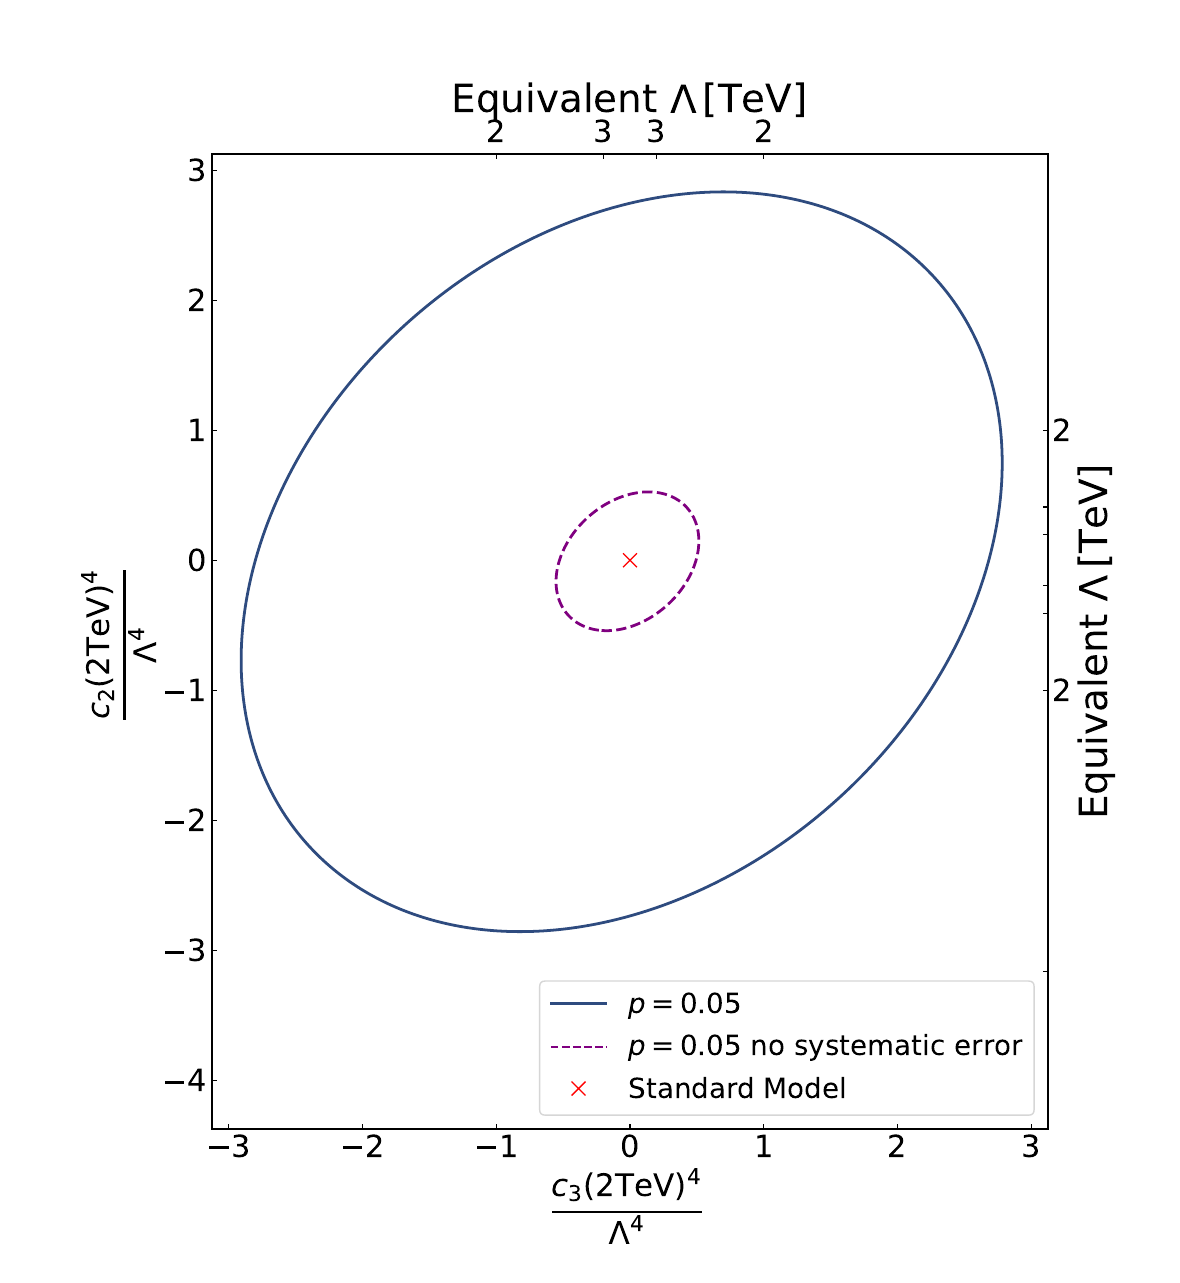

Recreate this plot in Python.
import matplotlib.pyplot as plt
import numpy as np
#from Figures
import sys
sys.path.insert(1, '..')

from factor_conversions import fac2lam, lam2fac
from plot_funcs import fmt


points_x_nosyst=np.load("points_x_k1_resum_nosyst.npy")
points_y_nosyst=np.load("points_y_k4_resum_nosyst.npy")
deltachisqs_all_nosyst=np.load("deltachisqs_all_resum_nosyst.npy")

points_x_syst=np.load("points_x_k1_resum_syst.npy")
points_y_syst=np.load("points_y_k4_resum_syst.npy")
deltachisqs_all_syst=np.load("deltachisqs_all_resum_syst.npy")



# Basic contour plot


#Set figure size (rectangular due to different ranges of x and y axes.)
fig = plt.figure(figsize=(11.8, (7/6)*11), dpi=100)
border=0.12
ax = fig.add_axes([0.8/11.8 + border*(11/11.8), border, (11/11.8)*(1-2*border), 1-2*border])


secax = ax.secondary_xaxis('top', functions=(fac2lam, lam2fac))
secax.set_xticks([-6, -5, -4, -3, 3, 4, 5, 6])
secax.set_xticklabels([6, 5, 4, 3, 3, 4, 5, 6])
secax.tick_params(which="both", labelsize=22, direction='in')
secax.set_xlabel(r'Equivalent $\Lambda\,$[TeV]', fontsize=28)

secay = ax.secondary_yaxis('right', functions=(fac2lam, lam2fac))
secay.set_yticks([-6, -5, -4, -3, 3, 4, 5, 6])
secay.set_yticklabels([6, 5, 4, 3, 3, 4, 5, 6])
secay.tick_params(which="both", labelsize=22, direction='in')
secay.set_ylabel(r'Equivalent $\Lambda\,$[TeV]', fontsize=28)


#Create contour plot.

CS = ax.contour(points_x_syst, points_y_syst, deltachisqs_all_syst, levels=[3.219, 5.991, 13.816], linewidths=3)
ax.clabel(CS, CS.levels, inline=True, fmt=fmt, fontsize=16)
plt.ylabel(r"$\frac{c_2 \mathrm{(2TeV)}^4}{\Lambda^4}$", fontsize=32)
plt.xlabel(r"$\frac{c_3 \mathrm{(2TeV)}^4}{\Lambda^4}$", fontsize=32)
plt.plot(0, 0, 'x', color="r", label="Standard Model", markersize=10)
#plt.xlim(-12.5/3, 12.5/3)
#plt.ylim(-17./3, 12.5/3)
plt.xticks(fontsize=22)
plt.yticks(fontsize=22)
plt.legend(fontsize=20, loc="lower right")
plt.savefig("1_full_contour_plot_res_syst.pdf")



#We find from this next section of code that there is only curve at p=0.05 from the CS contour


for i, collection in enumerate(CS.collections):
    paths = collection.get_paths()  # Get all the paths for the contour level
    print(f"Contour level {CS.levels[i]}:")
    #Find the p=0.05 level
    if CS.levels[i]==5.991:
        plt.figure()
        for path in paths:
            vertices = path.vertices  # Extract the vertices of the path
            xs2=vertices[:,0]
            ys2=vertices[:,1]
            plt.plot(xs2, ys2)
            plt.savefig("2_p=0.05_paths_res_syst.pdf")






#We find from this section of code the vertices that should be used to fit the ellipse

for i, collection in enumerate(CS.collections):
    paths = collection.get_paths()  # Get all the paths for the contour level
    print(f"Contour level {CS.levels[i]}:")
    #Find the p=0.05 level
    if CS.levels[i]==5.991:
        plt.figure()
        for path in paths:
            vertices = path.vertices  # Extract the vertices of the path
            plt.plot(xs2, ys2)

            #Have to manually vary these ranges to select the correct points.
            print(len(vertices))
            #xs2=np.concatenate((vertices[0:750,0], vertices[1820:2750,0], vertices[3450:4250,0], vertices[4820:5800,0], vertices[6500:6850,0]))
            #ys2=np.concatenate((vertices[0:750,1], vertices[1820:2750,1], vertices[3450:4250,1], vertices[4820:5800,1], vertices[6500:6850,1]))
            xs2=np.concatenate((vertices[45:3600,0], vertices[5600:9250,0]))#, vertices[3450:4250,0], vertices[4820:5800,0], vertices[6500:6850,0]))
            ys2=np.concatenate((vertices[45:3600,1], vertices[5600:9250,1]))#, vertices[3450:4250,1], vertices[4820:5800,1], vertices[6500:6850,1]))
            
            
            plt.plot(xs2, ys2, "r")
            plt.savefig("3_vertices_res_syst.pdf")

fig = plt.figure(figsize=(11.8, (7/6)*11), dpi=100)
border=0.12
ax = fig.add_axes([0.8/11.8 + border*(11/11.8), border, (11/11.8)*(1-2*border), 1-2*border])


secax = ax.secondary_xaxis('top', functions=(fac2lam, lam2fac))
secax.set_xticks([-6, -5, -4, -3, 3, 4, 5, 6])
secax.set_xticklabels([6, 5, 4, 3, 3, 4, 5, 6])
secax.tick_params(which="both", labelsize=22, direction='in')
secax.set_xlabel(r'Equivalent $\Lambda\,$[TeV]', fontsize=28)

secay = ax.secondary_yaxis('right', functions=(fac2lam, lam2fac))
secay.set_yticks([-6, -5, -4, -3, 3, 4, 5, 6])
secay.set_yticklabels([6, 5, 4, 3, 3, 4, 5, 6])
secay.tick_params(which="both", labelsize=22, direction='in')
secay.set_ylabel(r'Equivalent $\Lambda\,$[TeV]', fontsize=28)

ax.tick_params(which="both", labelsize=13, direction='in')

CS = ax.contour(points_x_nosyst, points_y_nosyst, deltachisqs_all_nosyst, levels=[3.219, 5.991, 13.816], linewidths=3)
ax.clabel(CS, CS.levels, inline=True, fmt=fmt, fontsize=16)
plt.ylabel(r"$\frac{c_2 \mathrm{(2TeV)}^4}{\Lambda^4}$", fontsize=32)
plt.xlabel(r"$\frac{c_3 \mathrm{(2TeV)}^4}{\Lambda^4}$", fontsize=32)
plt.plot(0, 0, 'x', color="r", label="Standard Model", markersize=10)
#plt.xlim(-12.5/3, 12.5/3)
#plt.ylim(-17./3, 12.5/3)
plt.xticks(fontsize=22)
plt.yticks(fontsize=22)
plt.legend(fontsize=20, loc="lower right")
plt.savefig("1_full_contour_plot_res_nosyst.pdf")



#We find from this next section of code that there is only curve at p=0.05 from the CS contour


for i, collection in enumerate(CS.collections):
    paths = collection.get_paths()  # Get all the paths for the contour level
    print(f"Contour level {CS.levels[i]}:")
    #Find the p=0.05 level
    if CS.levels[i]==5.991:
        plt.figure()
        for path in paths:
            vertices = path.vertices  # Extract the vertices of the path
            xs1=vertices[:,0]
            ys1=vertices[:,1]
            plt.plot(xs1, ys1)
            plt.savefig("2_p=0.05_paths_res_nosyst.pdf")






#We find from this section of code the vertices that should be used to fit the ellipse

for i, collection in enumerate(CS.collections):
    paths = collection.get_paths()  # Get all the paths for the contour level
    print(f"Contour level {CS.levels[i]}:")
    #Find the p=0.05 level
    if CS.levels[i]==5.991:
        plt.figure()
        for path in paths:
            vertices = path.vertices  # Extract the vertices of the path
            plt.plot(xs1, ys1)
            print(len(vertices))
            #Have to manually vary these ranges to select the correct points.

            #Use all in this case since discontoniuties are minimal.
            #xs1=np.concatenate((vertices[130:440,0], vertices[740:990,0], vertices[1280:1590,0], vertices[1860:2140,0]))
            #ys1=np.concatenate((vertices[130:440,1], vertices[740:990,1], vertices[1280:1590,1], vertices[1860:2140,1]))
            xs1=np.concatenate((vertices[0:2100,0], vertices[6800:7650,0], vertices[11250:14050,0]))#, vertices[3450:4250,0], vertices[4820:5800,0], vertices[6500:6850,0]))
            ys1=np.concatenate((vertices[0:2100,1], vertices[6800:7650,1], vertices[11250:14050,1]))#, vertices[3450:4250,1], vertices[4820:5800,1], vertices[6500:6850,1]))
            
            
            plt.plot(xs1, ys1, "r")
            plt.savefig("3_vertices_res_nosyst.pdf")
















fig = plt.figure(figsize=(11.8, (7/6)*11), dpi=100)
border=0.12
ax = fig.add_axes([0.8/11.8 + border*(11/11.8), border, (11/11.8)*(1-2*border), 1-2*border])


secax = ax.secondary_xaxis('top', functions=(fac2lam, lam2fac))
secax.set_xticks([-3, -2, -1, 1, 2, 3])
secax.set_xticklabels([3, 2, 1, 1, 2, 3])
secax.tick_params(which="both", labelsize=22, direction='in')
secax.set_xlabel(r'Equivalent $\Lambda\,$[TeV]', fontsize=28)

secay = ax.secondary_yaxis('right', functions=(fac2lam, lam2fac))
secay.set_yticks([-3, -2.5, -2, -1.5, -1, 1, 1.5, 2, 2.5, 3])
secay.set_yticklabels(["", "", 2, "", 1, 1, "", 2, "", ""])
secay.tick_params(which="both", labelsize=22, direction='in')
secay.set_ylabel(r'Equivalent $\Lambda\,$[TeV]', fontsize=28)
ax.tick_params(which="both", labelsize=13, direction='in')


A = np.column_stack((xs2**2, xs2 * ys2, ys2**2, xs2, ys2))
b = np.ones_like(xs2)
x = np.linalg.lstsq(A, b)[0].squeeze()
x_coord = np.linspace(-4,4,300)
y_coord = np.linspace(-4,4,300)
X_coord, Y_coord = np.meshgrid(x_coord, y_coord)
Z_coord = x[0] * X_coord ** 2 + x[1] * X_coord * Y_coord + x[2] * Y_coord**2 + x[3] * X_coord + x[4] * Y_coord

plt.contour(X_coord, Y_coord, Z_coord, levels=[1], colors=('#2E4B7F'), linewidths=2)
#To create legend
plt.plot(100,100, color='#2E4B7F', label=r"$p=0.05$")



A = np.column_stack((xs1**2, xs1 * ys1, ys1**2, xs1, ys1))
b = np.ones_like(xs1)
x = np.linalg.lstsq(A, b)[0].squeeze()
x_coord = np.linspace(-0.8,0.8,300)
y_coord = np.linspace(-0.8,0.8,300)
X_coord, Y_coord = np.meshgrid(x_coord, y_coord)
Z_coord = x[0] * X_coord ** 2 + x[1] * X_coord * Y_coord + x[2] * Y_coord**2 + x[3] * X_coord + x[4] * Y_coord

plt.contour(X_coord, Y_coord, Z_coord, levels=[1], colors=('purple'), linestyles="--", linewidths=2)
#To create legend
plt.plot(100,100, color='purple', linestyle="--", label=r"$p=0.05$ no systematic error")

"""

This next section of code creates orange and white exclusion stripes.

a=np.linspace(-20,20,100)

for i in range(-20, 20, 3):
    ax.fill_betweenx(a, a+(i), a+(i+1), color="orange", alpha=0.5)


from matplotlib.patches import Polygon
from matplotlib.collections import PatchCollection
polygon = Polygon(np.column_stack((xs2, ys2)), closed=True, color='white', zorder=1)
ax.add_patch(polygon)
"""




#plt.plot(100, 100, color='#2E4B7F', label=r"$p=0.05$ no jet-veto")
#plt.plot(100, 100, color='purple', linestyle="--", label=r"$p=0.05$ no systematic error, no jet-veto")
plt.ylabel(r"$\frac{c_2 \mathrm{(2TeV)}^4}{\Lambda^4}$", fontsize=32)
plt.xlabel(r"$\frac{c_3 \mathrm{(2TeV)}^4}{\Lambda^4}$", fontsize=32)
plt.plot(0, 0, 'x', color="r", label="Standard Model", markersize=10)
plt.xlim(-12.5/4, 12.5/4)
plt.ylim(-17.5/4, 12.5/4)
plt.xticks(fontsize=22)
plt.yticks(fontsize=22)
plt.legend(fontsize=20, loc="lower right")
plt.savefig("figure_17a.pdf")